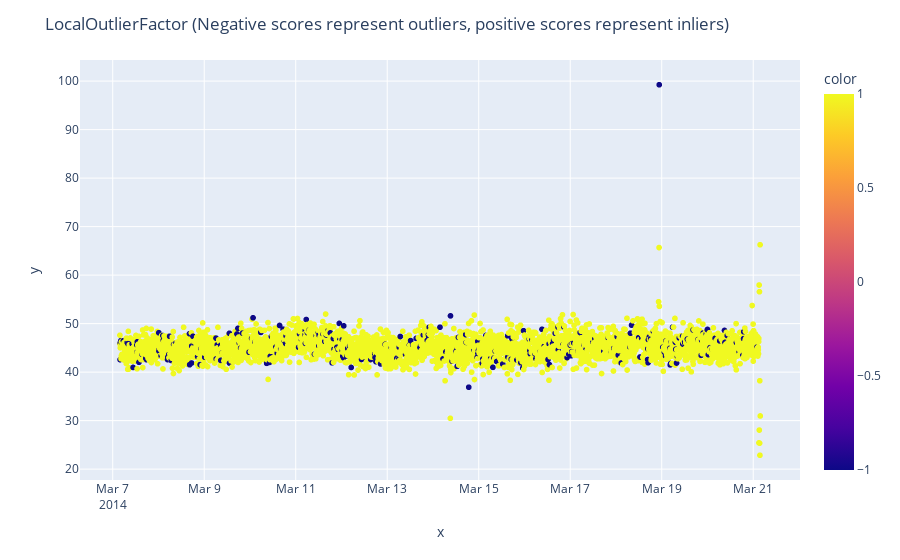

Here is the notebook cell this chart was saved with:
### Code cell
fig = px.scatter(x=data.timestamp, y=data.value,color=data.LocalOutlierFactor)
fig.update_layout(title = "LocalOutlierFactor (Negative scores represent outliers, positive scores represent inliers)")
fig.show()

### Figure 1 — Plotly figure (JSON) as saved in the notebook; plotly's stock layout.template omitted (floating-point values rounded to 4 significant figures; data arrays with more than 128 entries replaced by an {"elided": "..."} marker saying what was removed)
{"data": [{"hovertemplate": "x=%{x}<br>y=%{y}<br>color=%{marker.color}<extra></extra>", "legendgroup": "", "marker": {"color": {"elided": "4032 int values"}, "coloraxis": "coloraxis", "symbol": "circle"}, "mode": "markers", "name": "", "showlegend": false, "type": "scattergl", "x": {"elided": "4032 str values"}, "xaxis": "x", "y": {"elided": "4032 float values"}, "yaxis": "y"}], "layout": {"coloraxis": {"colorbar": {"title": {"text": "color"}}, "colorscale": [[0, "#0d0887"], [0.1111, "#46039f"], [0.2222, "#7201a8"], [0.3333, "#9c179e"], [0.4444, "#bd3786"], [0.5556, "#d8576b"], [0.6667, "#ed7953"], [0.7778, "#fb9f3a"], [0.8889, "#fdca26"], [1, "#f0f921"]]}, "legend": {"tracegroupgap": 0}, "margin": {"t": 60}, "title": {"text": "LocalOutlierFactor (Negative scores represent outliers, positive scores represent inliers)"}, "xaxis": {"anchor": "y", "domain": [0, 1], "title": {"text": "x"}}, "yaxis": {"anchor": "x", "domain": [0, 1], "title": {"text": "y"}}}}
